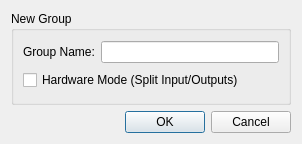
<?xml version="1.0" encoding="UTF-8"?>
<ui version="4.0">
 <class>CatarinaAddGroupW</class>
 <widget class="QDialog" name="CatarinaAddGroupW">
  <property name="geometry">
   <rect>
    <x>0</x>
    <y>0</y>
    <width>302</width>
    <height>144</height>
   </rect>
  </property>
  <property name="windowTitle">
   <string>Add Group</string>
  </property>
  <layout class="QVBoxLayout" name="verticalLayout_2">
   <item>
    <widget class="QGroupBox" name="groupBox">
     <property name="title">
      <string>New Group</string>
     </property>
     <layout class="QVBoxLayout" name="verticalLayout">
      <item>
       <layout class="QHBoxLayout" name="horizontalLayout">
        <item>
         <widget class="QLabel" name="label">
          <property name="text">
           <string>Group Name:</string>
          </property>
         </widget>
        </item>
        <item>
         <widget class="QLineEdit" name="le_group_name"/>
        </item>
       </layout>
      </item>
      <item>
       <widget class="QCheckBox" name="cb_split">
        <property name="text">
         <string>Hardware Mode (Split Input/Outputs)</string>
        </property>
       </widget>
      </item>
     </layout>
    </widget>
   </item>
   <item>
    <widget class="QDialogButtonBox" name="buttonBox">
     <property name="orientation">
      <enum>Qt::Horizontal</enum>
     </property>
     <property name="standardButtons">
      <set>QDialogButtonBox::Cancel|QDialogButtonBox::Ok</set>
     </property>
    </widget>
   </item>
  </layout>
 </widget>
 <resources/>
 <connections>
  <connection>
   <sender>buttonBox</sender>
   <signal>accepted()</signal>
   <receiver>CatarinaAddGroupW</receiver>
   <slot>accept()</slot>
   <hints>
    <hint type="sourcelabel">
     <x>248</x>
     <y>254</y>
    </hint>
    <hint type="destinationlabel">
     <x>157</x>
     <y>274</y>
    </hint>
   </hints>
  </connection>
  <connection>
   <sender>buttonBox</sender>
   <signal>rejected()</signal>
   <receiver>CatarinaAddGroupW</receiver>
   <slot>reject()</slot>
   <hints>
    <hint type="sourcelabel">
     <x>316</x>
     <y>260</y>
    </hint>
    <hint type="destinationlabel">
     <x>286</x>
     <y>274</y>
    </hint>
   </hints>
  </connection>
 </connections>
</ui>
